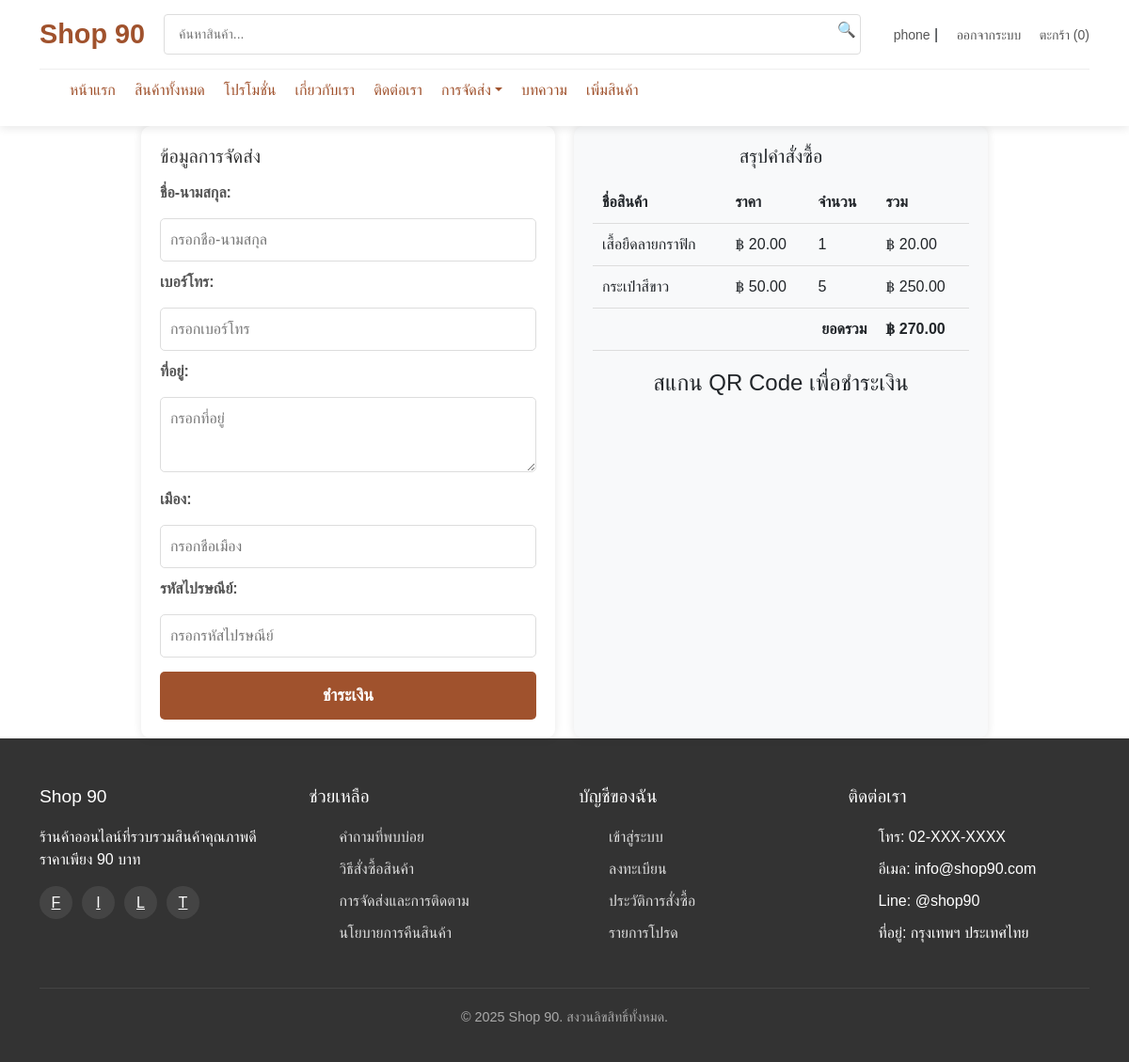
/page/checkout.php (signed in), run on the app's committed database.
### tables this page shows
CREATE TABLE `cart` (
  `cart_id` int(11) NOT NULL,
  `user_id` int(11) NOT NULL,
  `product_id` int(11) NOT NULL,
  `price` decimal(10,2) NOT NULL,
  `quantity` int(11) DEFAULT 1,
  `created_at` timestamp NOT NULL DEFAULT current_timestamp(),
  `updated_at` timestamp NOT NULL DEFAULT current_timestamp() ON UPDATE current_timestamp(),
  `status` enum('y','n','','') NOT NULL
);

CREATE TABLE `products` (
  `product_id` int(11) NOT NULL,
  `product_name` varchar(255) NOT NULL,
  `product_image` varchar(255) NOT NULL,
  `product_image_hover` varchar(255) DEFAULT NULL,
  `product_price` decimal(10,2) NOT NULL,
  `product_description` text DEFAULT NULL,
  `product_rating` decimal(2,1) DEFAULT 0.0,
  `product_stock` int(255) NOT NULL,
  `category_id` varchar(255) NOT NULL
);

CREATE TABLE `product_discounts` (
  `discount_id` int(11) NOT NULL,
  `product_id` int(11) NOT NULL,
  `discount_percentage` float NOT NULL,
  `discounted_price` float NOT NULL,
  `discount_date` timestamp NOT NULL DEFAULT current_timestamp()
);

### page/checkout.php (the view, shortened to what this page needs)
<?php
include('../includes/header.php');
$user_id = $_SESSION['user_id'];
$query = "
    SELECT c.*,
           p.product_name,
           p.product_price,
           pd.discounted_price
    FROM cart c
    JOIN products p ON c.product_id = p.product_id
    LEFT JOIN product_discounts pd ON p.product_id = pd.product_id
    WHERE c.user_id = '$user_id'";
$result = mysqli_query($conn, $query);
$cart_items = [];
while ($row = mysqli_fetch_assoc($result)) {
    $cart_items[] = $row;
}
?>
<section class="checkout-container">
    <div class="shipping-info">
        <h3>ข้อมูลการจัดส่ง</h3>
        <form method="POST" id="shippingForm">
            <label>ชื่อ-นามสกุล:</label>
            <input type="text" id="fullName" name="fullName" placeholder="กรอกชื่อ-นามสกุล" required>
            <label>เบอร์โทร:</label>
            <input type="text" id="phone" name="phone" placeholder="กรอกเบอร์โทร" required>
            <label>ที่อยู่:</label>
            <textarea id="address" name="address" placeholder="กรอกที่อยู่" required></textarea>
            <label>เมือง:</label>
            <input type="text" id="city" placeholder="กรอกชื่อเมือง" required>
            <label>รหัสไปรษณีย์:</label>
            <input type="text" id="zipcode" placeholder="กรอกรหัสไปรษณีย์" required>
            <button type="submit" class="btn-payment">ชำระเงิน</button>
        </form>
    </div>
    <div class="order-summary">
        <h2>สรุปคำสั่งซื้อ</h2>
        <table>
            <thead>
                <tr>
                    <th>ชื่อสินค้า</th>
                    <th>ราคา</th>
                    <th>จำนวน</th>
                    <th>รวม</th>
                </tr>
            </thead>
            <tbody>
                <?php
                $total = 0;
                foreach ($cart_items as $item) {
                    $price = isset($item['discounted_price']) && !empty($item['discounted_price']) ? $item['discounted_price'] : $item['product_price'];
                    $item_total = $price * $item['quantity'];
                    $total += $item_total;
                ?>
                <tr>
                    <td><?php echo $item['product_name']; ?></td>
                    <td>฿ <?php echo number_format($price, 2); ?></td>
                    <td><?php echo $item['quantity']; ?></td>
                    <td>฿ <?php echo number_format($item_total, 2); ?></td>
                </tr>
                <?php } ?>
                <tr class="total-row">
                    <td colspan="3" style="text-align:right;">ยอดรวม</td>
                    <td>฿ <?php echo number_format($total, 2); ?></td>
                </tr>
            </tbody>
        </table>
        <div style="text-align:center; margin-top: 20px;">
            <h4>สแกน QR Code เพื่อชำระเงิน</h4>
        </div>
    </div>
</section>
<?php include('../includes/footer.php'); ?>

### assets/css/style.css (style rules this page uses)
* { box-sizing: border-box; margin: 0; padding: 0; font-family: 'Prompt', sans-serif; }
body { background-color: #f8f9fa; color: #333; line-height: 1.6; }

### assets/css/product.css (style rules this page uses)
body { font-family: 'Arial', sans-serif; margin: 0; padding: 0; background-color: #f5f5f5; }

### assets/css/product_details.css (style rules this page uses)
label { font-size: 16px; margin-bottom: 10px; display: inline-block; }

### assets/css/profile.css (style rules this page uses)
:root { --main-color: #A0522D; --text-dark: #333; --bg-light: #f5f5f5; --border-radius: 12px; --shadow-light: 0px 2px 10px rgba(0, 0, 0, 0.1); }

### assets/css/modal.css (style rules this page uses)
h2 { color: #333; text-align: center; margin-bottom: 20px; }
label { font-weight: bold; margin-bottom: 10px; display: block; }

### assets/css/checkout.css (style rules this page uses)
.checkout-container { display: grid; grid-template-columns: 1fr 1fr; gap: 20px; max-width: 900px; margin: auto; }
.shipping-info { background: #fff; padding: 20px; border-radius: 10px; box-shadow: 0 0 10px rgba(0, 0, 0, 0.1); }
.shipping-info h3 { font-size: 20px; margin-bottom: 15px; color: #333; }
.shipping-info label { font-weight: bold; margin-top: 10px; display: block; color: #555; }
.shipping-info input, .shipping-info textarea { width: 100%; padding: 10px; margin-top: 5px; border: 1px solid #ddd; border-radius: 5px; font-size: 16px; }
.shipping-info textarea { resize: vertical; height: 80px; }
.order-summary { background: #f8f9fa; padding: 20px; border-radius: 10px; box-shadow: 0 0 10px rgba(0, 0, 0, 0.1); }
.order-summary h2 { font-size: 20px; margin-bottom: 15px; }
.order-summary table { width: 100%; border-collapse: collapse; }
.order-summary th, .order-summary td { border-bottom: 1px solid #ddd; padding: 10px; text-align: left; }
.total-row td { font-weight: bold; }
.btn-payment { background: #A0522D; color: white; padding: 12px; width: 100%; border: none; border-radius: 5px; font-size: 18px; font-weight: bold; cursor: pointer; transition: 0.3s; margin-top: 15px; }

### assets/css/order_tracking.css (style rules this page uses)
h2 { text-align: center; color: #333; font-size: 24px; margin-bottom: 20px; }

### data on the page
cart: product.product_name "เสื้อยืดลายกราฟิก", product_discounts.discounted_price "20.00", quantity "1", quantity.discounted_price "20.00"
cart: product.product_name "กระเป๋าสีขาว", product_discounts.discounted_price "50.00", quantity "5", quantity.discounted_price "250.00"

### other printed values
$_SESSION['username'] "phone"
$total "270.00"
